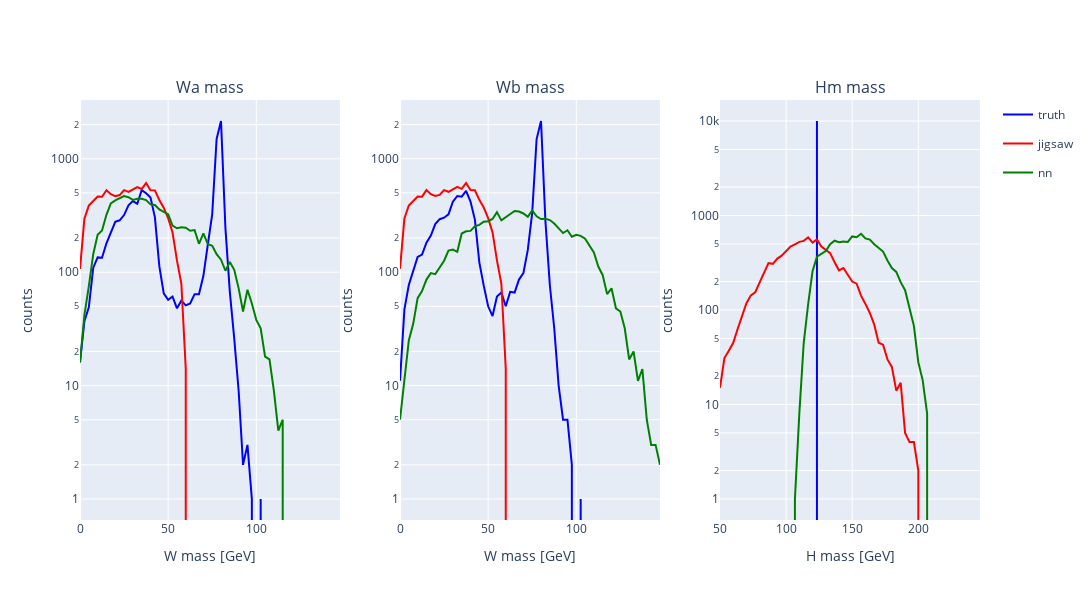

Notebook source saved alongside this figure:
### Code cell
plotter_hm_400.mass_plot(hm_plot_range=(50, 250), dataset=h125_hm_pad)

### Figure 1 — Plotly figure (JSON) as saved in the notebook; plotly's stock layout.template omitted (floating-point values rounded to 4 significant figures)
{"data": [{"legendgroup": "truth", "line": {"color": "blue"}, "name": "truth", "showlegend": true, "type": "scatter", "x": [0, 2.5, 5, 7.5, 10, 12.5, 15, 17.5, 20, 22.5, 25, 27.5, 30, 32.5, 35, 37.5, 40, 42.5, 45, 47.5, 50, 52.5, 55, 57.5, 60, 62.5, 65, 67.5, 70, 72.5, 75, 77.5, 80, 82.5, 85, 87.5, 90, 92.5, 95, 97.5, 100, 102.5, 105, 107.5, 110, 112.5, 115, 117.5, 120, 122.5, 125, 127.5, 130, 132.5, 135, 137.5, 140, 142.5, 145, 147.5, 150], "xaxis": "x", "y": [16, 37, 49, 109, 135, 134, 180, 225, 278, 287, 319, 389, 424, 401, 530, 497, 455, 305, 113, 65, 57, 61, 48, 56, 51, 53, 64, 64, 93, 175, 323, 1498, 2155, 245, 67, 26, 9, 2, 3, 1, 0, 1, 0, 0, 0, 0, 0, 0, 0, 0, 0, 0, 0, 0, 0, 0, 0, 0, 0, 0], "yaxis": "y"}, {"legendgroup": "jigsaw", "line": {"color": "red"}, "name": "jigsaw", "showlegend": true, "type": "scatter", "x": [0, 2.5, 5, 7.5, 10, 12.5, 15, 17.5, 20, 22.5, 25, 27.5, 30, 32.5, 35, 37.5, 40, 42.5, 45, 47.5, 50, 52.5, 55, 57.5, 60, 62.5, 65, 67.5, 70, 72.5, 75, 77.5, 80, 82.5, 85, 87.5, 90, 92.5, 95, 97.5, 100, 102.5, 105, 107.5, 110, 112.5, 115, 117.5, 120, 122.5, 125, 127.5, 130, 132.5, 135, 137.5, 140, 142.5, 145, 147.5, 150], "xaxis": "x", "y": [107, 297, 387, 420, 465, 463, 529, 487, 469, 479, 529, 511, 536, 564, 542, 611, 529, 527, 434, 371, 299, 224, 127, 79, 14, 0, 0, 0, 0, 0, 0, 0, 0, 0, 0, 0, 0, 0, 0, 0, 0, 0, 0, 0, 0, 0, 0, 0, 0, 0, 0, 0, 0, 0, 0, 0, 0, 0, 0, 0], "yaxis": "y"}, {"legendgroup": "nn", "line": {"color": "green"}, "name": "nn", "showlegend": true, "type": "scatter", "x": [0, 2.5, 5, 7.5, 10, 12.5, 15, 17.5, 20, 22.5, 25, 27.5, 30, 32.5, 35, 37.5, 40, 42.5, 45, 47.5, 50, 52.5, 55, 57.5, 60, 62.5, 65, 67.5, 70, 72.5, 75, 77.5, 80, 82.5, 85, 87.5, 90, 92.5, 95, 97.5, 100, 102.5, 105, 107.5, 110, 112.5, 115, 117.5, 120, 122.5, 125, 127.5, 130, 132.5, 135, 137.5, 140, 142.5, 145, 147.5, 150], "xaxis": "x", "y": [16, 42, 75, 144, 214, 233, 321, 404, 430, 448, 469, 459, 434, 445, 445, 432, 396, 391, 358, 341, 325, 258, 244, 249, 247, 232, 235, 178, 220, 177, 171, 144, 129, 103, 123, 105, 72, 45, 70, 53, 38, 32, 18, 17, 9, 4, 5, 0, 0, 0, 0, 0, 0, 0, 0, 0, 0, 0, 0, 0], "yaxis": "y"}, {"legendgroup": "truth", "line": {"color": "blue"}, "name": "truth", "showlegend": false, "type": "scatter", "x": [0, 2.5, 5, 7.5, 10, 12.5, 15, 17.5, 20, 22.5, 25, 27.5, 30, 32.5, 35, 37.5, 40, 42.5, 45, 47.5, 50, 52.5, 55, 57.5, 60, 62.5, 65, 67.5, 70, 72.5, 75, 77.5, 80, 82.5, 85, 87.5, 90, 92.5, 95, 97.5, 100, 102.5, 105, 107.5, 110, 112.5, 115, 117.5, 120, 122.5, 125, 127.5, 130, 132.5, 135, 137.5, 140, 142.5, 145, 147.5, 150], "xaxis": "x2", "y": [11, 47, 77, 104, 136, 143, 182, 210, 265, 293, 302, 323, 418, 469, 463, 521, 419, 289, 122, 76, 50, 41, 61, 66, 50, 67, 66, 86, 98, 157, 333, 1491, 2150, 282, 77, 32, 10, 5, 5, 2, 0, 1, 0, 0, 0, 0, 0, 0, 0, 0, 0, 0, 0, 0, 0, 0, 0, 0, 0, 0], "yaxis": "y2"}, {"legendgroup": "jigsaw", "line": {"color": "red"}, "name": "jigsaw", "showlegend": false, "type": "scatter", "x": [0, 2.5, 5, 7.5, 10, 12.5, 15, 17.5, 20, 22.5, 25, 27.5, 30, 32.5, 35, 37.5, 40, 42.5, 45, 47.5, 50, 52.5, 55, 57.5, 60, 62.5, 65, 67.5, 70, 72.5, 75, 77.5, 80, 82.5, 85, 87.5, 90, 92.5, 95, 97.5, 100, 102.5, 105, 107.5, 110, 112.5, 115, 117.5, 120, 122.5, 125, 127.5, 130, 132.5, 135, 137.5, 140, 142.5, 145, 147.5, 150], "xaxis": "x2", "y": [107, 297, 387, 420, 465, 463, 529, 487, 469, 479, 529, 511, 536, 564, 542, 611, 529, 527, 434, 371, 299, 224, 127, 79, 14, 0, 0, 0, 0, 0, 0, 0, 0, 0, 0, 0, 0, 0, 0, 0, 0, 0, 0, 0, 0, 0, 0, 0, 0, 0, 0, 0, 0, 0, 0, 0, 0, 0, 0, 0], "yaxis": "y2"}, {"legendgroup": "nn", "line": {"color": "green"}, "name": "nn", "showlegend": false, "type": "scatter", "x": [0, 2.5, 5, 7.5, 10, 12.5, 15, 17.5, 20, 22.5, 25, 27.5, 30, 32.5, 35, 37.5, 40, 42.5, 45, 47.5, 50, 52.5, 55, 57.5, 60, 62.5, 65, 67.5, 70, 72.5, 75, 77.5, 80, 82.5, 85, 87.5, 90, 92.5, 95, 97.5, 100, 102.5, 105, 107.5, 110, 112.5, 115, 117.5, 120, 122.5, 125, 127.5, 130, 132.5, 135, 137.5, 140, 142.5, 145, 147.5, 150], "xaxis": "x2", "y": [5, 11, 25, 35, 59, 68, 86, 98, 96, 110, 126, 155, 158, 151, 219, 229, 231, 254, 261, 278, 281, 294, 338, 286, 306, 328, 346, 342, 329, 307, 350, 311, 294, 296, 288, 268, 242, 221, 234, 205, 213, 209, 197, 169, 149, 112, 94, 64, 72, 48, 45, 32, 17, 20, 11, 14, 5, 3, 3, 2], "yaxis": "y2"}, {"legendgroup": "truth", "line": {"color": "blue"}, "name": "truth", "showlegend": false, "type": "scatter", "x": [50, 53.33, 56.67, 60, 63.33, 66.67, 70, 73.33, 76.67, 80, 83.33, 86.67, 90, 93.33, 96.67, 100, 103.3, 106.7, 110, 113.3, 116.7, 120, 123.3, 126.7, 130, 133.3, 136.7, 140, 143.3, 146.7, 150, 153.3, 156.7, 160, 163.3, 166.7, 170, 173.3, 176.7, 180, 183.3, 186.7, 190, 193.3, 196.7, 200, 203.3, 206.7, 210, 213.3, 216.7, 220, 223.3, 226.7, 230, 233.3, 236.7, 240, 243.3, 246.7, 250], "xaxis": "x3", "y": [0, 0, 0, 0, 0, 0, 0, 0, 0, 0, 0, 0, 0, 0, 0, 0, 0, 0, 0, 0, 0, 0, 10000, 0, 0, 0, 0, 0, 0, 0, 0, 0, 0, 0, 0, 0, 0, 0, 0, 0, 0, 0, 0, 0, 0, 0, 0, 0, 0, 0, 0, 0, 0, 0, 0, 0, 0, 0, 0, 0], "yaxis": "y3"}, {"legendgroup": "jigsaw", "line": {"color": "red"}, "name": "jigsaw", "showlegend": false, "type": "scatter", "x": [50, 53.33, 56.67, 60, 63.33, 66.67, 70, 73.33, 76.67, 80, 83.33, 86.67, 90, 93.33, 96.67, 100, 103.3, 106.7, 110, 113.3, 116.7, 120, 123.3, 126.7, 130, 133.3, 136.7, 140, 143.3, 146.7, 150, 153.3, 156.7, 160, 163.3, 166.7, 170, 173.3, 176.7, 180, 183.3, 186.7, 190, 193.3, 196.7, 200, 203.3, 206.7, 210, 213.3, 216.7, 220, 223.3, 226.7, 230, 233.3, 236.7, 240, 243.3, 246.7, 250], "xaxis": "x3", "y": [15, 31, 37, 45, 63, 85, 118, 143, 154, 196, 249, 314, 308, 350, 376, 415, 468, 496, 526, 539, 586, 516, 559, 470, 430, 400, 320, 263, 278, 232, 200, 190, 142, 116, 93, 70, 45, 43, 30, 25, 14, 17, 5, 4, 4, 2, 0, 0, 0, 0, 0, 0, 0, 0, 0, 0, 0, 0, 0, 0], "yaxis": "y3"}, {"legendgroup": "nn", "line": {"color": "green"}, "name": "nn", "showlegend": false, "type": "scatter", "x": [50, 53.33, 56.67, 60, 63.33, 66.67, 70, 73.33, 76.67, 80, 83.33, 86.67, 90, 93.33, 96.67, 100, 103.3, 106.7, 110, 113.3, 116.7, 120, 123.3, 126.7, 130, 133.3, 136.7, 140, 143.3, 146.7, 150, 153.3, 156.7, 160, 163.3, 166.7, 170, 173.3, 176.7, 180, 183.3, 186.7, 190, 193.3, 196.7, 200, 203.3, 206.7, 210, 213.3, 216.7, 220, 223.3, 226.7, 230, 233.3, 236.7, 240, 243.3, 246.7, 250], "xaxis": "x3", "y": [0, 0, 0, 0, 0, 0, 0, 0, 0, 0, 0, 0, 0, 0, 0, 0, 0, 1, 8, 45, 115, 257, 367, 391, 421, 496, 541, 521, 532, 525, 600, 589, 641, 572, 555, 497, 458, 415, 334, 278, 253, 197, 162, 107, 68, 28, 18, 8, 0, 0, 0, 0, 0, 0, 0, 0, 0, 0, 0, 0], "yaxis": "y3"}], "layout": {"annotations": [{"font": {"size": 16}, "showarrow": false, "text": "Wa mass", "x": 0.1444, "xanchor": "center", "xref": "paper", "y": 1, "yanchor": "bottom", "yref": "paper"}, {"font": {"size": 16}, "showarrow": false, "text": "Wb mass", "x": 0.5, "xanchor": "center", "xref": "paper", "y": 1, "yanchor": "bottom", "yref": "paper"}, {"font": {"size": 16}, "showarrow": false, "text": "Hm mass", "x": 0.8556, "xanchor": "center", "xref": "paper", "y": 1, "yanchor": "bottom", "yref": "paper"}], "height": 600, "width": 1200, "xaxis": {"anchor": "y", "domain": [0, 0.2889], "title": {"text": "W mass [GeV]"}}, "xaxis2": {"anchor": "y2", "domain": [0.3556, 0.6444], "title": {"text": "W mass [GeV]"}}, "xaxis3": {"anchor": "y3", "domain": [0.7111, 1], "title": {"text": "H mass [GeV]"}}, "yaxis": {"anchor": "x", "domain": [0, 1], "rangemode": "tozero", "title": {"text": "counts"}, "type": "log"}, "yaxis2": {"anchor": "x2", "domain": [0, 1], "rangemode": "tozero", "title": {"text": "counts"}, "type": "log"}, "yaxis3": {"anchor": "x3", "domain": [0, 1], "rangemode": "tozero", "title": {"text": "counts"}, "type": "log"}}}
